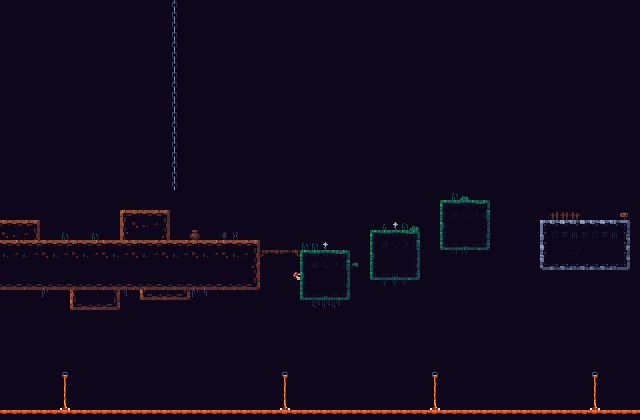

This is a level from a 2D game, rendered from its Tiled map with the project's own tilesets. A one-line summary and the map file follow, with tile-layer data summarised:
An orthogonal 64x42 tile map with 10x10 px tiles, 5 tile layers (BACKGROUND, BACKGROUND ELEMENT, DEADTOUCH, COLLIDE, ...) and 4 objects (portal, spawn).

<map version="1.4" tiledversion="1.4.3" orientation="orthogonal" renderorder="right-down" width="64" height="42" tilewidth="10" tileheight="10" infinite="0" nextlayerid="10" nextobjectid="7">
 <editorsettings>
  <export target="map1.json" format="json" />
 </editorsettings>
 <tileset firstgid="1" name="test" tilewidth="10" tileheight="10" tilecount="504" columns="24">
  <grid orientation="orthogonal" width="8" height="8" />
  <image source="../adve/tiles_new.png" width="240" height="210" />
 </tileset>
 <layer id="2" name="BACKGROUND" width="64" height="42">
  <data>[2688 cells, 2688 non-empty, 3 distinct tile ids]</data>
 </layer>
 <layer id="9" name="BACKGROUND ELEMENT" width="64" height="42">
  <data>[2688 cells, 47 non-empty, 25 distinct tile ids]</data>
 </layer>
 <layer id="4" name="DEADTOUCH" width="64" height="42">
  <data>[2688 cells, 64 non-empty, 2 distinct tile ids]</data>
 </layer>
 <layer id="1" name="COLLIDE" width="64" height="42">
  <data>[2688 cells, 254 non-empty, 74 distinct tile ids]</data>
 </layer>
 <layer id="3" name="ELEMENTS" width="64" height="42">
  <data>[2688 cells, 67 non-empty, 23 distinct tile ids]</data>
 </layer>
 <objectgroup id="8" name="PORTAL">
  <object id="6" name="portal" x="586" y="198">
   <properties>
    <property name="world" value="scene2" />
   </properties>
   <point />
  </object>
 </objectgroup>
 <objectgroup id="5" name="SPAWNPOINT">
  <object id="1" name="spawn" x="33.5" y="219.25">
   <point />
  </object>
 </objectgroup>
 <objectgroup id="6" name="CHECKPOINT" offsetx="-1.33333" offsety="8">
  <object id="2" x="323.833" y="212.083">
   <point />
  </object>
  <object id="3" x="397.5" y="192.25">
   <point />
  </object>
 </objectgroup>
</map>